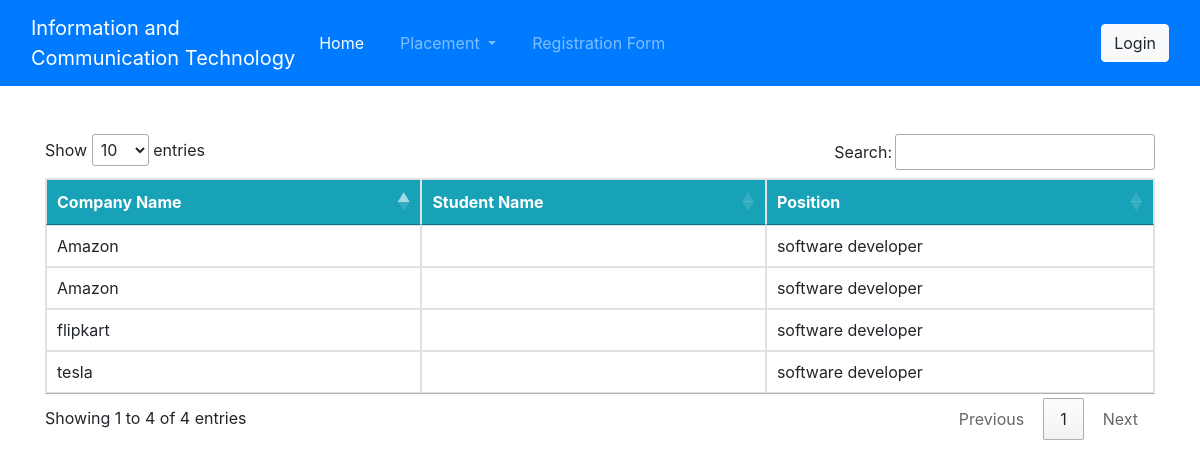
The app's page /multiplePlacement/view.php with its own data.
### tables this page shows
CREATE TABLE `companyplacement` (
  `id` int(11) NOT NULL,
  `CompanyName` varchar(20) NOT NULL,
  `StudentName` varchar(100) NOT NULL,
  `Position` varchar(20) NOT NULL
);

### multiplePlacement/view.php (the view, shortened to what this page needs)
<!DOCTYPE html>
<html lang="en">
<head>
    <link href="https://maxcdn.bootstrapcdn.com/bootstrap/4.5.2/css/bootstrap.min.css" rel="stylesheet">
    <link href="https://cdn.datatables.net/1.11.6/css/jquery.dataTables.min.css" rel="stylesheet">
</head>
<body>
<?php
include '../includes/header.php';
?>
<div class="container mt-5">
    <div class="row">
        <div class="col-md-12">
            <div class="table-responsive">
                <table id="companyTable" class="table table-bordered">
                    <thead class="bg-info text-white">
                        <tr>
                            <th>Company Name</th>
                            <th>Student Name</th>
                            <th>Position</th>
                        </tr>
                    </thead>
                    <tbody>
                        <?php
                        require 'conn.php';
                        $query = mysqli_query($conn, 'SELECT * FROM `companyplacement`') or die(mysqli_error($conn));
                        while ($fetch = mysqli_fetch_array($query)) {
                            ?>
                            <tr>
                                <td><?php echo $fetch['CompanyName'] ?></td>
                                <td><?php $studentNames = explode('<br/>', $fetch['StudentName']); echo implode('<br/>', $studentNames); ?></td>
                                <td><?php echo $fetch['Position'] ?></td>
                            </tr>
                            <?php
                        }
                        ?>
                    </tbody>
                </table>
            </div>
        </div>
    </div>
</div>
</body>
</html>

### multiplePlacement/view.php (style rules this page uses)
.mt-5 { margin-top: 3rem; }
.bg-info { background-color: #17a2b8 !important; }

### records on screen
companyplacement: CompanyName "Amazon", Position "software developer"
companyplacement: CompanyName "Amazon", Position "software developer"
companyplacement: CompanyName "tesla", Position "software developer"
companyplacement: CompanyName "flipkart", Position "software developer"
